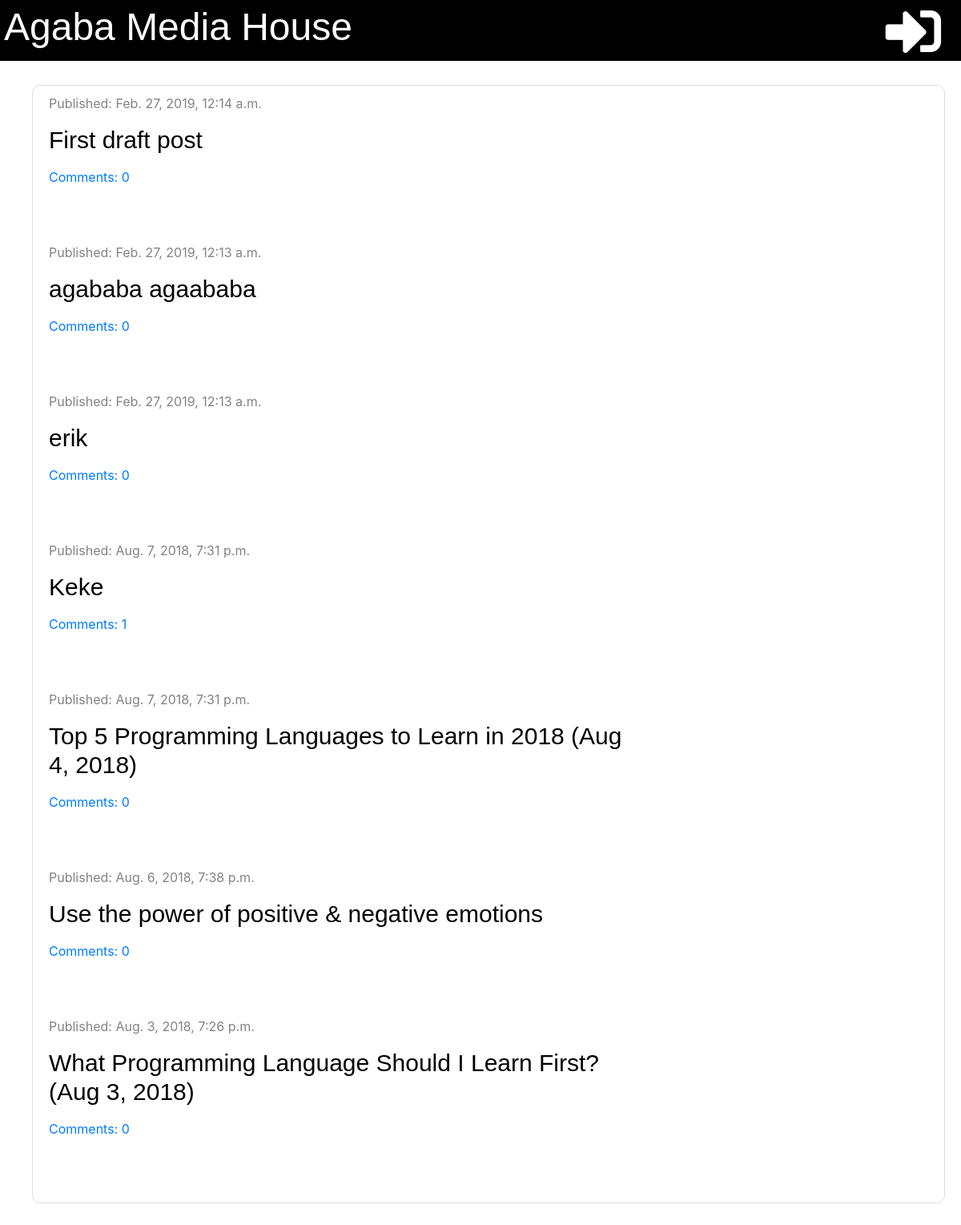
The page / on the database its author committed.
### blog/models.py (models this page shows, shortened)
class Post(models.Model):
    author = models.ForeignKey('auth.User', on_delete=models.CASCADE)
    title = models.CharField(max_length=200)
    text = models.TextField()
    created_date = models.DateTimeField(default=timezone.now)
    published_date = models.DateTimeField(blank=True, null=True)
    def approved_comments(self):
        return self.comments.filter(approved=True)

### blog/views.py (the view)
# urls.py: path('', views.post_list, name='post_list'),
def post_list(request):
    posts = Post.objects.filter(published_date__lte=timezone.now()).order_by('-published_date')
    stuff_for_frontend = {'posts': posts}
    return render(request, 'blog/post_list.html', stuff_for_frontend)

### blog/templatetags/markdownify.py (called while the page is built)
@register.filter
def markdown(value):
    renderer = HighlightRenderer()
    markdown = mistune.Markdown(renderer=renderer)
    return markdown(value)

### blog/templates/blog/post_list.html (shortened to what this page needs)
{% extends 'blog/base.html' %}
{% load markdownify %}
{% block content %}
    {% for post in posts %}
        <div class="post">
            <div class="date">
                <p>Published: {{ post.published_date }}</p>
            </div>
            <h1><a href="{% url 'post_detail' pk=post.pk %}">{{ post.title }}</a></h1>
            <a href="{% url 'post_detail' pk=post.pk %}">Comments: {{ post.approved_comments.count }}</a>
        </div>
    {% endfor %}
{% endblock %}

### blog/templates/blog/base.html (shortened to what this page needs)
{% load staticfiles %}
<!DOCTYPE html>
<html lang="en">
<head>
    <link rel="stylesheet" href="https://cdnjs.cloudflare.com/ajax/libs/font-awesome/4.7.0/css/font-awesome.min.css">
    <link rel="stylesheet" href="https://stackpath.bootstrapcdn.com/bootstrap/4.1.3/css/bootstrap.min.css">
    <link rel="stylesheet" href="{% static 'css/blog.css' %}">
    <link rel="stylesheet" href="https://use.fontawesome.com/releases/v5.2.0/css/all.css"
>
    <link rel="stylesheet" href="{% static 'css/zenburn.css' %}">
</head>
<body>
<div class="page-header">
    {% if user.is_authenticated %}
        <a href="{% url 'post_draft_list' %}" class="top-menu"><i class="fab fa-firstdraft fa-2x"></i></a>
        <a href="{% url 'post_new' %}" class="top-menu"><i class="fas fa-plus fa-2x"></i></a>
        <p class="top-menu">Hello, {{ user.username }}
            <small>(<a href="{% url 'logout' %}">Log out</a>)</small>
        </p>
    {% else %}
        <a href="{% url 'login' %}" class="top-menu"><i class="fas fa-sign-in-alt fa-2x"></i></a>
    {% endif %}
    <h1><a href="{% url "post_list" %}">Agaba Media House </a></h1>
</div>
<div class="content container">
    <div class="row">
        <div class="col-md-8">
            {% block content %}
            {% endblock %}
        </div>
    </div>
</div>
</body>
</html>

### blog/static/css/blog.css (style rules this page uses)
.page-header { background-color: black; margin-top: 0; padding: 5px 5px 5px 5px; }
.page-header h1, .page-header h1 a { color: #ffffff; font-size: 36pt; text-decoration: none; }
.content { margin-left: 40px; padding: 10px 20px; border: 1px solid #dddddd; border-radius: 10px; margin-bottom: 50px; margin-top: 30px; }
h1, h2, h3, h4 { font-family: sans-serif; font-size: 30px; color: blue; text-decoration: none; }
.date { color: #828282; }
.post { margin-bottom: 70px; }
.post h1 a { color: #000000; }
.top-menu, .top-menu:hover { color: #ffffff; float: right; font-size: 26pt; margin-right: 20px; }

### rows shown on the page
Post: published_date "Feb. 27, 2019, 12:14 a.m.", title "First draft post", approved_comments.count "0"
Post: published_date "Feb. 27, 2019, 12:13 a.m.", title "agababa agaababa", approved_comments.count "0"
Post: published_date "Feb. 27, 2019, 12:13 a.m.", title "erik", approved_comments.count "0"
Post: published_date "Aug. 7, 2018, 7:31 p.m.", title "Keke", approved_comments.count "1"
Post: published_date "Aug. 7, 2018, 7:31 p.m.", title "Top 5 Programming Languages to Learn in 2018 (Aug 4, 2018)", approved_comments.count "0"
Post: published_date "Aug. 6, 2018, 7:38 p.m.", title "Use the power of positive & negative emotions", approved_comments.count "0"
Post: published_date "Aug. 3, 2018, 7:26 p.m.", title "What Programming Language Should I Learn First? (Aug 3, 2018)", approved_comments.count "0"
